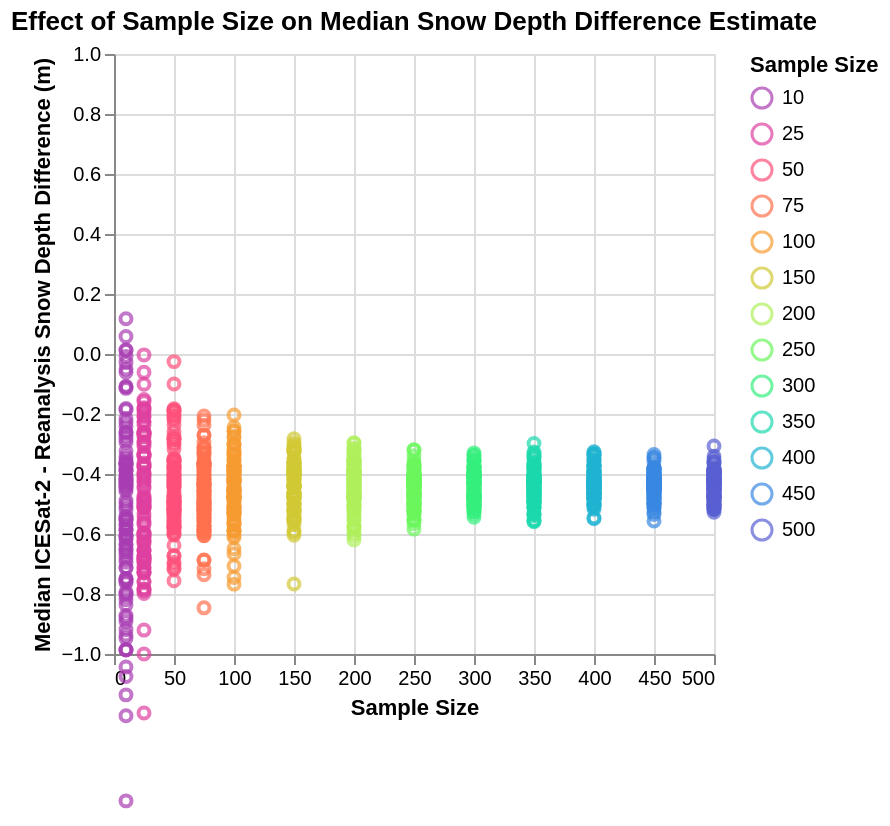

The notebook cell saved with this chart:
### Code cell
sample_chart = alt.Chart(sample_df).mark_point().encode(
    x=alt.X('sample_size:Q', title='Sample Size'),
    y=alt.Y('median:Q', title='Median ICESat-2 - Reanalysis Snow Depth Difference (m)', scale=alt.Scale(domain=[-1, 1])),
    color=alt.Color('sample_size:O', title='Sample Size', scale=alt.Scale(scheme='rainbow'))
).properties(
    title='Effect of Sample Size on Median Snow Depth Difference Estimate'
)

sample_chart

### Figure 1 — Vega-Lite specification as saved in the notebook (floating-point values rounded to 4 significant figures; data arrays with more than 128 entries replaced by an {"elided": "..."} marker saying what was removed)
{"config": {"view": {"continuousWidth": 300, "continuousHeight": 300}}, "data": {"name": "data-47e4865684ea45aab131adc5302afe2c"}, "mark": {"type": "point"}, "encoding": {"color": {"field": "sample_size", "scale": {"scheme": "rainbow"}, "title": "Sample Size", "type": "ordinal"}, "x": {"field": "sample_size", "title": "Sample Size", "type": "quantitative"}, "y": {"field": "median", "scale": {"domain": [-1, 1]}, "title": "Median ICESat-2 - Reanalysis Snow Depth Difference (m)", "type": "quantitative"}}, "title": "Effect of Sample Size on Median Snow Depth Difference Estimate", "$schema": "https://vega.github.io/schema/vega-lite/v5.20.1.json", "datasets": {"data-47e4865684ea45aab131adc5302afe2c": {"elided": "1300 records"}}}
